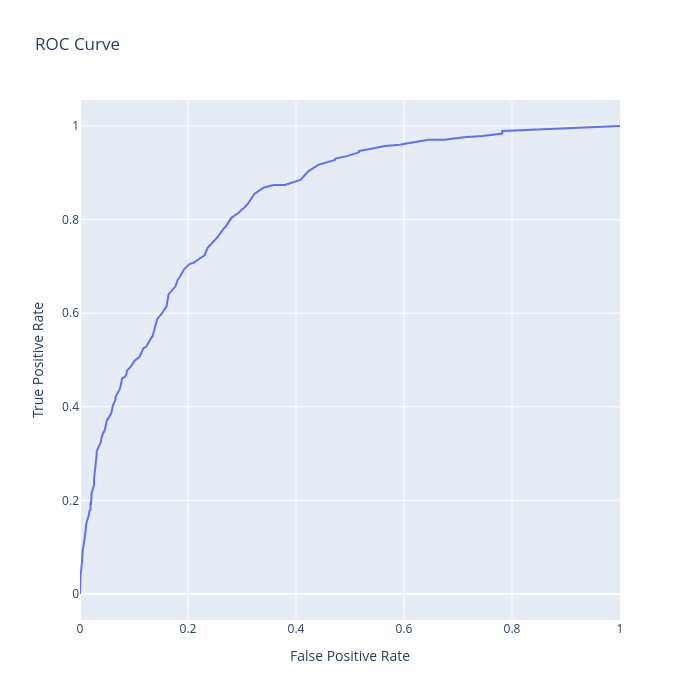

The cell this chart's notebook holds for it:
### Markdown cell above
## Simple ROC Curve

### Code cell
from sklearn.metrics import roc_curve, roc_auc_score
import plotly.graph_objects as go

# ROC values
fpr, tpr, _ = roc_curve(y_test, y_prob)

# AUC score
auc_score = roc_auc_score(y_test, y_prob)

# Create figure
fig = go.Figure()

# ROC curve
fig.add_trace(go.Scatter(
    x=fpr,
    y=tpr,
    mode='lines',
    name=f'AUC = {auc_score:.2f}'
))

# Layout
fig.update_layout(
    title='ROC Curve',
    xaxis_title='False Positive Rate',
    yaxis_title='True Positive Rate',
    width=700,
    height=700
)

fig.show()
